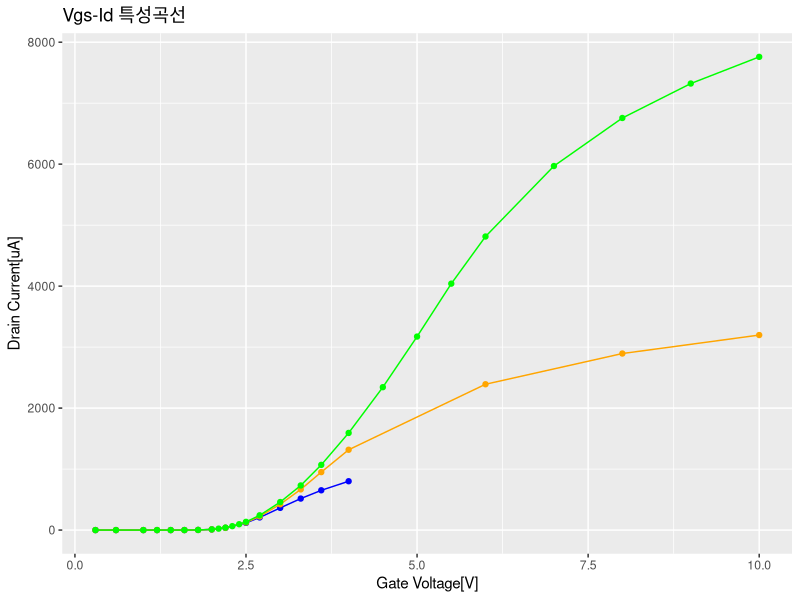

R code for this plot: (Note: this script raises an error after producing the figure.)
library(tidyverse)

MOS_current <- function(Vgs,Vds,mu,Vth){
  mu*ifelse(Vgs<Vth,0,ifelse(Vgs-Vth>Vds,(Vgs-Vth)*Vds-0.5*Vds^2,0.5*(Vgs-Vth)^2))
}

NMOS_Gate <- read_csv("electronics_week5_NMOS01.csv",col_names=T)
NMOS_Gate <- NMOS_Gate %>%
  select(Vgs,Vds,Id) %>%
  filter(!is.na(Vgs)) %>%
  mutate(nomVds=1)

NMOS_Gate$nomVds<-c(rep(1,15),rep(2,18),rep(3,26))

NMOS_Gate %>% print(n=Inf)

NMOSparam01 <- optim(c(1000,1),function(x){
  sum((MOS_current(NMOS_Gate$Vgs,NMOS_Gate$Vds,x[[1]],x[[2]]) - NMOS_Gate$Id)^2)
})

draw_function <- function(nomin){
  Vds_interpol <- filter(NMOS_Gate,nomVds==nomin)
  Vds_interpol_fun <- approxfun(Vds_interpol$Vgs,Vds_interpol$Vds)
  return(function(val) MOS_current(val,Vds_interpol_fun(val),NMOSparam01$par[[1]],NMOSparam01$par[[2]]))
}

ggplot(mapping=aes(Vgs,Id))+
  geom_point(data=filter(NMOS_Gate,nomVds==1),color="blue")+
  geom_path(data=filter(NMOS_Gate,nomVds==1),color="blue")+
  #geom_smooth(data=filter(NMOS_Gate,nomVds==3,Vgs<6,Vgs>4),method="lm",se=F)+
  #stat_function(data=filter(NMOS_Gate,nomVds==1),
  #              fun = draw_function(1),color="blue")+
  geom_point(data=filter(NMOS_Gate,nomVds==2),color="orange")+
  geom_path(data=filter(NMOS_Gate,nomVds==2),color="orange")+
  #stat_function(data=filter(NMOS_Gate,nomVds==2),
  #              fun = draw_function(2),color="orange")+
  geom_point(data=filter(NMOS_Gate,nomVds==3),color="green")+
  geom_path(data=filter(NMOS_Gate,nomVds==3),color="green")+
  #stat_function(data=filter(NMOS_Gate,nomVds==3),
  #              fun = draw_function(3),color="green")+
  labs(x="Gate Voltage[V]",y="Drain Current[uA]",title=element_text("Vgs-Id 특성곡선"))

filter(NMOS_Gate,nomVds==3,Vgs<6,Vgs>4) %>% lm(Id~Vgs,data=.)

MOS_current_modul <- function(Vgs,Vds,mu,Vth,lambda){
  mu*ifelse(Vgs<Vth,0,ifelse(Vgs-Vth>Vds,(Vgs-Vth)*Vds-0.5*Vds^2,0.5*(Vgs-Vth)^2*(1+lambda*Vds)))
}

NMOSparam <- optim(c(1),function(x){
  sum((MOS_current(NMOS_Drain$Vgs,NMOS_Drain$Vds,NMOS_param$par[[1]],NMOS_param$par[[2]],x) - NMOS_Drain$Id)^2)
})

NMOS_Drain <- read_csv("electronics_week5_NMOS02.csv",col_names=T)
NMOS_Drain <- NMOS_Drain %>%
  filter(!is.na(Vgs)) %>%
  mutate(nomVds=1)

NMOS_Drain$nomVds<-c(rep(1,19),rep(2,18))

NMOS_Drain %>% print(n=Inf)

ggplot(mapping=aes(Vds,Id))+
  geom_point(data=filter(NMOS_Drain,nomVds==1),color="blue")+
  geom_path(data=filter(NMOS_Drain,nomVds==1),color="blue")+
  geom_point(data=filter(NMOS_Drain,nomVds==2),color="orange")+
  geom_path(data=filter(NMOS_Drain,nomVds==2),color="orange")+
  labs(x="Drain Voltage[V]",y="Drain Current[uA]",title=element_text("Vds-Id 특성곡선"))

NMOS_lamb01 <- filter(NMOS_Drain,Vgs==3.5,Vds>.5)
NMOS_lamb01$Id <- NMOS_lamb01$Id / NMOS_lamb01$Id[[1]]
lm(Id~Vds,data=NMOS_lamb01)
NMOS_lamb02 <- filter(NMOS_Drain,Vgs==5,Vds>1)
NMOS_lamb02$Id <- NMOS_lamb02$Id / NMOS_lamb02$Id[[1]]
lm(Id~Vds,data=NMOS_lamb02)

lm(Id~Vds,data=filter(NMOS_Drain,Vgs==3.5,Vds<.2))

lm(Id~Vds,data=filter(NMOS_Drain,Vgs==5,Vds<.6))

NMOS_Back <- read_csv("electronics_week5_NMOS03.csv",col_names=T)

NMOS_Back <- NMOS_Back %>%
  filter(!is.na(Vgs)) %>%
  mutate(nomVgs=1)

NMOS_Back$nomVgs <- c(rep(1,27),rep(2,23),rep(3,23))

NMOS_Back %>% print(n=Inf)

NMOS_Back <- list(filter(NMOS_Back,nomVgs==1),
                  filter(NMOS_Back,nomVgs==2),
                  filter(NMOS_Back,nomVgs==3))

ggplot(mapping=aes(Vgs,Id))+
  geom_point(data=NMOS_Back[[1]],color="blue")+
  geom_path(data=NMOS_Back[[1]],color="blue")+
  geom_point(data=NMOS_Back[[2]],color="orange")+
  geom_path(data=NMOS_Back[[2]],color="orange")+
  geom_point(data=NMOS_Back[[3]],color="green")+
  geom_path(data=NMOS_Back[[3]],color="green")+
  labs(x="Gate Voltage[V]",y="Drain Current[uA]",title=element_text("Vgs-Id 특성곡선 (기판 전압 변화)"))
